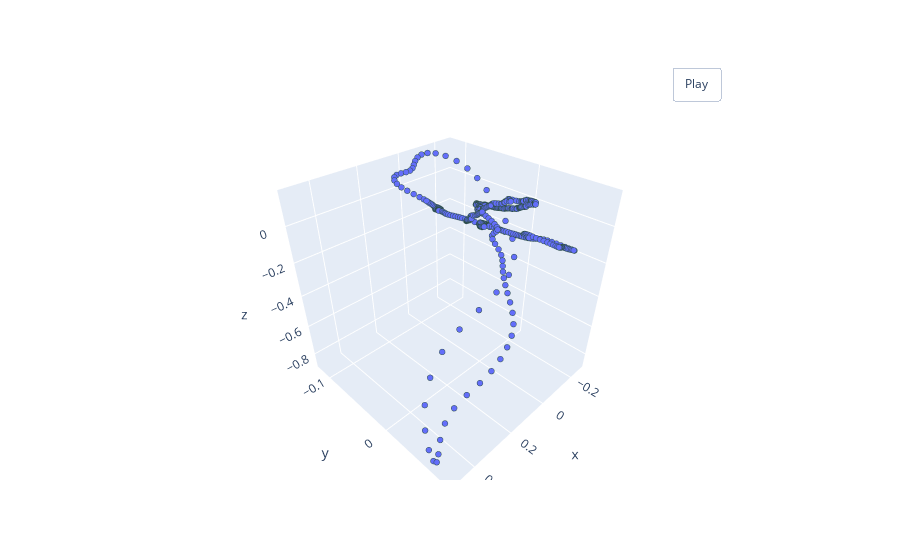

The notebook cell this image was saved under:
### Markdown cell above
__Пример нормализации с приведением максильного значения к 1:__

### Code cell
point_cloud_array = df[['x', 'y', 'z']].values
norm_pointcloud = Normalize()(point_cloud_array)
pcshow(*norm_pointcloud.T)

### Figure 1 — Plotly figure (JSON) as saved in the notebook; plotly's stock layout.template omitted (floating-point values rounded to 4 significant figures; data arrays with more than 128 entries replaced by an {"elided": "..."} marker saying what was removed)
{"data": [{"marker": {"line": {"color": "DarkSlateGrey", "width": 2}, "size": 2}, "mode": "markers", "type": "scatter3d", "x": {"elided": "534 float values"}, "y": {"elided": "534 float values"}, "z": {"elided": "534 float values"}}], "layout": {"updatemenus": [{"buttons": [{"args": [null, {"frame": {"duration": 50, "redraw": true}, "fromcurrent": true, "mode": "immediate", "transition": {"duration": 0}}], "label": "Play", "method": "animate"}], "pad": {"r": 10, "t": 45}, "showactive": false, "type": "buttons", "x": 0.8, "xanchor": "left", "y": 1, "yanchor": "bottom"}]}}
